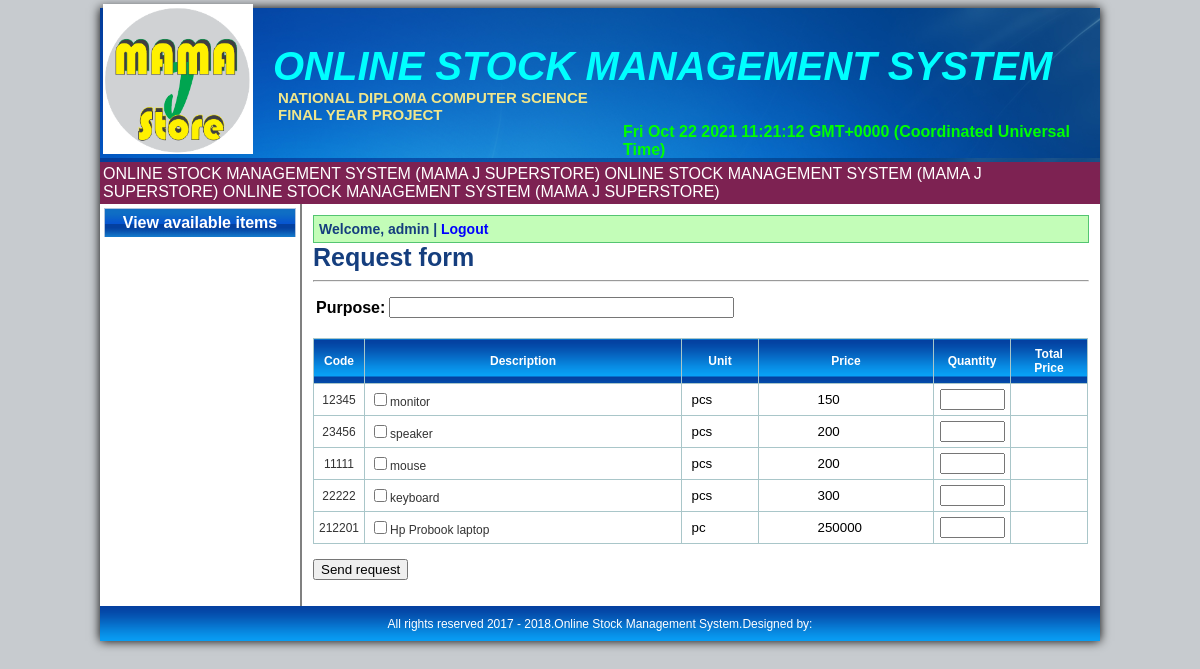
/comm_requestform.php (signed in), run on the app's committed database.
### tables this page shows
CREATE TABLE `itemlist` (
  `item_id` int(11) NOT NULL,
  `item_code` int(50) NOT NULL,
  `item_name` varchar(100) NOT NULL,
  `brand_name` varchar(50) NOT NULL,
  `quantity` int(11) NOT NULL,
  `unit_name` varchar(50) NOT NULL,
  `price` int(11) NOT NULL,
  `type_name` varchar(50) NOT NULL,
  `cat_name` varchar(50) NOT NULL,
  `supplier_id` int(11) NOT NULL,
  `supplier_name` varchar(50) NOT NULL,
  `dateadded` varchar(25) NOT NULL
);

### includes/get_username.php (called while the page is built, shortened)
<?php
if(isset($_SESSION['id']))
	{
		$username=$_SESSION['username'];
	}
else
	{
		header("location:index.php");
	}
?>

### comm_requestform.php (the view, shortened to what this page needs)
<?php require_once('includes/header.php');?>
<?php include('includes/get_username.php');?>
<table id="sidebar">
	<tr id="navbox">
		<td>
			<ul id="nav">
				<li><a href="comm_available_item.php">View available items</a></li>
			</ul>
		</td>
	</tr>
</table>
<table id="contentbox">
			<tr>
				<td id="content">
				<div class="name">Welcome, <b><?php echo $username; ?></b> | <a href="logout.php">Logout</a></div>
				<div class="label">Request form</div>
				<hr />
				<div id="requestform">
				<form name="request"  method="post"  onsubmit="return validateForm()" action="mail.php">
					<table>
					<tr>
					<td><input type="hidden" id="action" name="action" value="submitform" />
					</td>
					</tr>
					<tr>
					<td><b>Purpose:</b></td>
					<td><input type="text" name="subject" size="40"></td>
					</tr>
					</table>
					<br />
					<table class="inventory_table" >
						<tr>
							<th width="30">Code</th>
							<th>Description</th>
                            <th width="60">Unit</th>
                            <th>Price</th>
							<th width="60">Quantity</th>
                            <th width="60">Total Price</th>
						</tr>
						<?php
						$sql = mysql_query('SELECT * FROM itemlist ');
						while($row = mysql_fetch_array($sql))
						{
						$item_code=$row["item_code"];
						$unit=$row["unit_name"];
						$price=$row["price"];
						?>
						<tr>
							<td><?php echo $item_code; ?></td>
							<td style="text-align:left"><input type="checkbox" name='order[]' value="<?php echo $row["item_name"]; ?>"/><?php echo $row["item_name"];?></td>
                            <td><input type="text" name='unit[]' size="5px" value="<?php echo $unit; ?>" style="border:0px;" readonly="readonly"/></td>
                            <td><input type="text" name='price[]' size="5px"   value="<?php echo $price; ?>" style="border:0px;" readonly="readonly"/></td>
                            <td><input type="text" name="ord_qty"   size="5px" /></td>
                              <td><input type="text" name="totalprice[]" style="border:0px;"  readonly="readonly"  size="5px" /></td>
						</tr>
						<?php
						}
						?>
						</table>
					<p  class="add">
						<input type="submit" name="submit" style="cursor:pointer" value="Send request">
					</p>
				</form>
				</div>
				</td>
			</tr>
</table>
<?php require('includes/footer.php');?>

### mainstyle.css (style rules this page uses)
body { background-color:#c7cbcf; }
#requestform { font-family :Arial; font-size:15px; color:#153E7E; }
#sidebar { float:left; width:200px; }
#navbox { height:0px; }
#contentbox { background-color:#ffffff; width:800px; border-left:2px solid gray; }
#content { padding:9px; }
#nav,#nav ul { list-style:none; padding:1px; margin-top:-0px; }
#nav li { width:192px; }
#nav a { border-right:1px solid #B0C4DE; border-top:1px solid #B0C4DE; border-left:1px solid #B0C4DE; display:block; background-image:url(image/nav.png); color:white; text-decoration:none; text-align:center; padding:5px; font-family:arial; font-weight:bold; }
.name { border:1px solid #54C571; padding:5px; font-family:arial; background-color:#C3FDB8; font-size:14px; font-weight:bold; color:#153E7E; }
.name a { color:blue;text-decoration:none;font-weight:bold; }
.label { font-family:arial; font-size:25px;font-weight:bold;color:#153E7E; }
table.inventory_table { font-family:sans-serif; font-size:12px; color:#333333; border-width: 1px; border-color: #a9c6c9; border-collapse: collapse; width:775px; }
table.inventory_table th { background-image:url(image/header.png); color:#fff; border-width: 1px; padding: 8px; border-style: solid; border-color: #a9c6c9; }
table.inventory_table td { border-width: 1px; padding: 5px; border-style: solid; border-color: #a9c6c9; text-align:center; }

### data on the page
itemlist: item_code "12345", item_name "monitor", unit_name "pcs", price "150"
itemlist: item_code "23456", item_name "speaker", unit_name "pcs", price "200"
itemlist: item_code "11111", item_name "mouse", unit_name "pcs", price "200"
itemlist: item_code "22222", item_name "keyboard", unit_name "pcs", price "300"
itemlist: item_code "212201", item_name "Hp Probook laptop", unit_name "pc", price "250000"

### other printed values
$username "admin"
